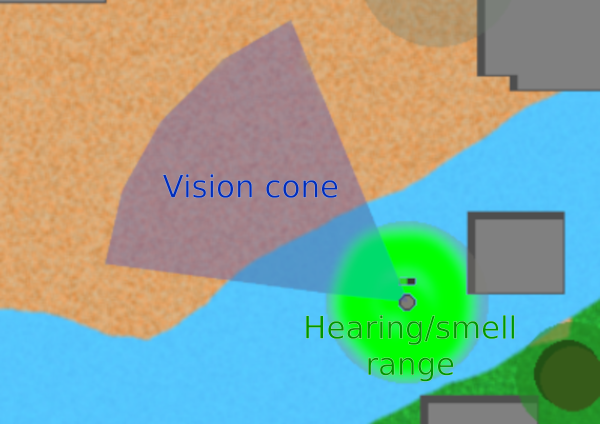
#> input picture images/Agent_senses.png, 1200 x 848 px (shown at 1/2 size)
$ python -i synth.py   (imports and definitions only)
#> lines starting #> are read from the running program, lines starting #| are printed output that depends on the picture; after the words box and inside, x2 and y2 are one past the last pixel; in counts of white or black regions, pixels touching at a corner belong together
#> further down, picture is the input picture: shape (848, 1200, 3); mean B, G, R 148.8, 166.8, 138.4
"""Synthetic generator v2: scale-preserving 64x64 windows built from sprites (see elias/SPEC.md).

What it does
------------
Every sample is composed at NATIVE source resolution (3840x2160 pixel grid) and only then
reduced to the 64x64 window with cv2.INTER_AREA, in the same two stages the evaluator plus a
window cutter would apply: first by the level factor f (4, 2, 1 for level 0, 1, 2), which is what
the evaluator does when it renders a 960x540 view, then by s / f down to the window scale s.
Nothing is added after the reduction (an optional +-1 grey level noise exists, default off).

Per positive sample:
  1. class (balanced over the classes that have a sprite in the allowed sprite scenes), sprite,
     level L, rotation, scale jitter 0.92..1.08;
  2. label box = tight bbox of the rotated alpha mask plus the per-class median margin between
     tight mask bbox and organiser box (measured from box_in_sprite). The four side margins are
     carried along with the rotation (cos^2 blend), so a lopsided footprint stays lopsided on
     the correct side after a 90 or 180 degree turn;
  3. window scale s from the SPEC rule applied to that label box;
  4. background patch of 64 s native pixels from an allowed background scene, overlapping no
     labelled box (helsinki), or at least 96 px from every labelled box and inside the row band
     covered by labels in that frame (validation, whose labels are incomplete). Where in the
     frame: see "Ground" below;
  5. sprite photometric jitter (LUT: brightness +-8 %, contrast +-8 %, gamma 0.9..1.1),
     cv2.warpAffine (colour interpolation drawn per sprite from --warp-interp, default lanczos4
     or nearest; the mask is warped linearly, cut at 0.5 and feathered by a 3x3 Gaussian),
     optional Gaussian blur (--sprite-blur-max, default off), alpha compositing so that the
     LABEL BOX centre lands on the window centre plus the recorded offset `off`;
  6. with p=0.3 one distractor sprite of another class, partly inside the window, never
     overlapping the main object and never close enough to the centre to count as a positive;
  7. milder global photometric LUT on the whole patch (+-4 %, +-4 %, gamma 0.95..1.05);
  8. INTER_AREA by f; with p=0.15 a zero-filled border strip (up to 20 window px) on one side,
     written in delivered pixels as a detector sees at a view edge; INTER_AREA by s / f.

Defaults that go beyond the letter of that recipe, each because of what was measured:
  * Sharpness. At window scale 1 a bilinear warp plus blur 0..0.6 keeps only 0.55 to 0.71 of the
    Laplacian energy of real objects (jammer, tank, ta-ta; mean abs Laplacian in the central
    12x12 px). lanczos4 without blur keeps 0.84 to 0.94, nearest 0.95 to 1.15. The default draws
    one of the two per sprite, which brackets the real sharpness for any heading (measured mix:
    0.91 to 1.06), and --lossless-prob 0.25 pastes a quarter of the sprites with quarter turns
    only (no resampling at all, scale 1). --warp-interp linear --sprite-blur-max 0.6
    --lossless-prob 0 gives the literal recipe back.
  * Ground (--bg-open-prob 0.7, --bg-near-frac 0.5). Labelled objects stand on open ground,
    while a uniformly drawn patch is mostly forest or water, and brightness alone also picks
    roofs. Every background frame is therefore described by six layers at 8 px cells (grey,
    blue-dominance, water, straight-edge structure, edge density, red-dominance; see
    ground_layers) and the rings of 56 px around the labelled boxes of the background scenes
    give the limits: at least as bright as the 10th percentile of the rings, no more blue, red,
    structured or edgy than their 90th percentile, no water. 70 % of all windows need such open ground under their central
    half; half of those are drawn 100 to 500 source px from a labelled box ("near", the very
    ground real objects stand on), the other half anywhere in the frame ("open"). The remaining
    30 % go anywhere, except that a window which gets a sprite pasted never lies on water or on
    ground more blue or red than the rings allow (slate roofs, deep shade, tiled roofs); pure
    background windows may. --bg-open-prob 0 switches the open-ground share off. Known limit:
    large pale flat roofs of the urban validation frames look like paved yards to these layers,
    so some objects still stand on them.

Half of the positives are centred (true offset within +-0.5 window px, the rounding of a window
cut in delivered pixels), half are jittered by up to +-6 window px, as real_crops.py does.

Negatives (label 16) are half pure background and half hard negatives in which an object sits
off-centre by more than max(0.75 x its longer side, 10 window px). They use the same
(level, scale) mix as the positives because each negative first draws a virtual object exactly
like a positive would; box_w, box_h and size_px of a negative are those of that object.

Which bank entries are pasted (read_bank_entries; everything dropped is listed in the manifest)
-----------------------------------------------------------------------------------------------
  * Vetoes: --exclude-sprite-ids, --exclude-tracks, the `excluded_tracks` block of every bank
    (the default banks are read for it even when they are not used for sprites) and
    KNOWN_BAD_TRACKS. The track of an entry is its `track` field or the provenance track of the
    labelled box it was cut from. This removes Oscar's `lib:mine_roller` (validation track
    mine-roller-a-005-009, which looks like a tank).
  * Duplicates: one entry per (class, scene, frame, zoom, labelled box); the first bank wins.
  * Resolution: per (class, scene) only the highest zoom is kept. In Oscar's bank only zoom 2
    sprites hold native pixels and masks made at native resolution. Zoom 0 and 1 masks are 4 or
    2 px coarse: the small_launcher mask missed the top of the object and the tank masks ended
    before the gun barrel. They are used only for a class with nothing better in that scene
    (large_tower when Oscar's bank is used alone): then the colour is re-cut from the source
    frame under the bank alpha (--no-recut-native keeps the upsampled pixels and limits such a
    sprite to levels L <= zoom), and masks below --min-recut-mask-px are dropped.

Rim rule, the same for every sprite (hard_mask_and_colour)
----------------------------------------------------------
Colour is trusted and the hard mask is set only where the bank alpha is at least 0.8. The rim
below that holds the bank's un-mixed colours (Oscar's mattes: cyan, pink or black outlines when
shown opaque) or old ground; it is left out of the mask and repainted from the nearest mask
pixel, and the 3x3 feather after the warp provides the soft edge. Parts too thin to have any
solid pixel (gun barrel, rotor blade) stay in the mask with their colour clipped to the range
of the solid colours. Sprites with a binary mask (elias/sprites) first get a coverage estimate
for their outermost pixels, otherwise old bright ground shows as a halo on dark ground.
Identity test (each zoom 2 helsinki sprite pasted back on its own place): mean error in the
band around the silhouette 10.2 grey levels with the old rule (mask and colour at alpha 0.5),
3.8 with this one.

Usage (run from drone-flyby/)
-----------------------------
  python elias/data/synth.py --sprite-scenes helsinki --background-scenes helsinki \
      --n 4000 --rot-max 180 --seed 0 --out elias/out/synth_demo_helsinki.npz --compare

Writes OUT.npz (SPEC container), OUT.json (manifest: counts per class x level, parameters,
measured throughput) and OUT.png (contact sheet, one row per class, x3 nearest). With --compare
it also writes OUT_vs_real_s{1,2,4}.png: real windows (from --compare-real NPZ, default
elias/out/real_<scene>.npz, else cut here from the first sprite scene) next to synthetic ones.

As an on-the-fly dataset (duck-typed for torch.utils.data.DataLoader, picklable, lazy):

  from elias.data.synth import SynthWindows
  ds = SynthWindows(n=200000, sprite_scenes=['helsinki'], background_scenes=['helsinki'], seed=1)
  ds.set_epoch(3)            # new random samples, still reproducible per (seed, epoch, index)
  sample = ds[0]             # dict: x uint8 (64,64,3) BGR, label, level, scale, size_px,
                             #       box_w, box_h, off (2,), scene, frame, track, source

Decoded frames are cached as .npy under elias/out/frame_cache (memory mapped, shared between
worker processes; about 25 MB per frame). Use --no-frame-cache to keep them in RAM instead.
"""

from __future__ import annotations

import argparse
import json
import math
import os
import sys
import time
from pathlib import Path

import cv2
import numpy as np

HERE = Path(__file__).resolve()
ELIAS_DIR = HERE.parents[1]
TASK_DIR = HERE.parents[2]
if str(TASK_DIR) not in sys.path:
    sys.path.insert(0, str(TASK_DIR))

from dtos import OBJECT_CLASSES  # noqa: E402  (class order used by the scorer)

# [1 line that did not run here, left out]
# [1 line that did not run here, left out]
WINDOW = 64
MAX_OBJECT_WINDOW_PX = 48
FRAME_W, FRAME_H = 3840, 2160
LEVEL_FACTOR = {0: 4, 1: 2, 2: 1}

# bank "source" value -> scene folder under src/
SCENE_OF_SOURCE = {"reference": "helsinki", "helsinki": "helsinki", "validation": "validation"}
# distance kept from every labelled box when choosing background, in source px
KEEPOUT_PX = {"helsinki": 0, "validation": 96}
# on these scenes labels are incomplete, so background rows are limited to the labelled band
BAND_LIMITED = {"validation"}

DEFAULT_BANKS = [
    TASK_DIR / "oscar-sprite-synthetic" / "sprite-bank" / "bank.json",
    ELIAS_DIR / "sprites" / "bank.json",
]
DEFAULT_FRAME_CACHE = ELIAS_DIR / "out" / "frame_cache"

GREY_WEIGHTS = np.array([0.114, 0.587, 0.299], dtype=np.float32)   # BGR -> grey

SPRITE_PAD = 3            # transparent border kept around every cached sprite
# One rule for every sprite (bank matte, binary alpha or re-cut): colour is trusted and the hard
# mask is set only where the bank alpha reaches this level. The rim below it holds either old
# background or the bank's extrapolated ("decontaminated") colour, which shows as a coloured
# outline when pasted opaque; it is repainted from the nearest solid pixel and left to the feather.
SOLID_ALPHA = 0.8

INTERPOLATIONS = {"nearest": cv2.INTER_NEAREST, "linear": cv2.INTER_LINEAR,
                  "cubic": cv2.INTER_CUBIC, "lanczos4": cv2.INTER_LANCZOS4}

# ground layers: one cell is GROUND_CELL source px; layer order inside the cached uint8 array
GROUND_CELL = 8
GROUND_LAYERS = ("grey", "blue", "water", "structure", "edges", "red")
GROUND_VERSION = 2        # part of the cache file name: bump when ground_layers() changes
WATER_SHARE_MAX = 0.02    # no sprite is ever pasted on a patch whose centre holds more water
NEAR_RING_PX = (100, 500)  # "near" backgrounds: patch centre this far from a labelled box

# Pseudo-label tracks of `validation` known to carry the wrong class. The banks' own
# `excluded_tracks` blocks are read as well; this copy keeps the veto alive when a bank is absent.
KNOWN_BAD_TRACKS = {
    "mine-roller-a-005-009": "boxy hull with a gun barrel: looks like the tank, not the "
                             "organiser's mine roller (flagged by Oscar and in elias/sprites)",
}


# --------------------------------------------------------------------------------------
# small helpers
# --------------------------------------------------------------------------------------

# [65 lines left out: functions pick_scale, _env_range, make_lut, reduce_like_evaluator, fill_from_nearest_solid, not called in this run]


def ground_layers(image):
    """Six uint8 layers [6, H/8, W/8] that describe the ground of one 4K frame (0..255 each).

    grey       mean grey level;
    blue       share of blue-dominant pixels (water, slate roofs, deep shadow);
    water      blue-dominant AND smooth AND at least 60 px across, grown by 20 px;
    structure  within 32 px of a straight edge of 64 px or more (roofs, roads, jetties, hedges);
    edges      Canny edge density in a 60 px neighbourhood (buildings, boats, tree crowns);
    red        share of strongly red-dominant pixels (tiled roofs; also the helsinki clay court).
    All of it is computed on the frame reduced by 4 and then averaged down to 8 px cells.
    """
    quarter = cv2.resize(np.asarray(image), (FRAME_W // 4, FRAME_H // 4),
                         interpolation=cv2.INTER_AREA)
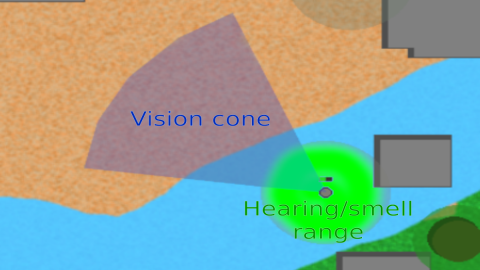
#> quarter: shape (540, 960, 3) (shown at 1/2 size); mean B, G, R 148.8, 166.8, 138.4
    blue_c, green_c, red_c = [quarter[:, :, i].astype(np.float32) for i in range(3)]
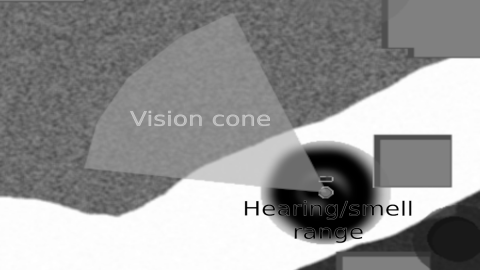
#> blue_c: shape (540, 960) float32 (shown at 1/2 size); min 0, max 255, mean 148.8
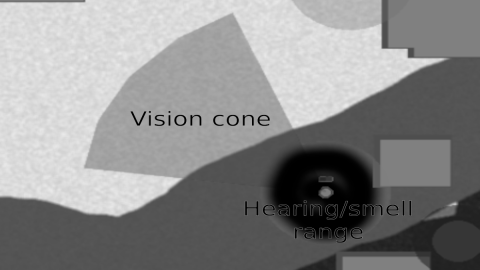
#> red_c: shape (540, 960) float32 (shown at 1/2 size); min 0, max 235, mean 138.4
    grey = 0.114 * blue_c + 0.587 * green_c + 0.299 * red_c
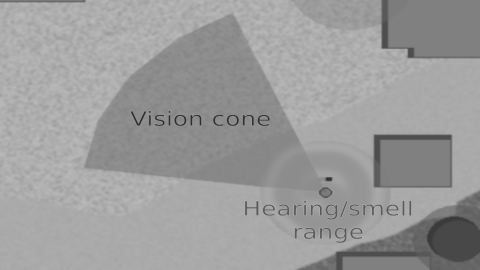
#> grey: shape (540, 960) float32 (shown at 1/2 size); min 42.57, max 190.8, mean 156.3
    blue = (blue_c >= red_c + 8) & (blue_c >= green_c - 10)
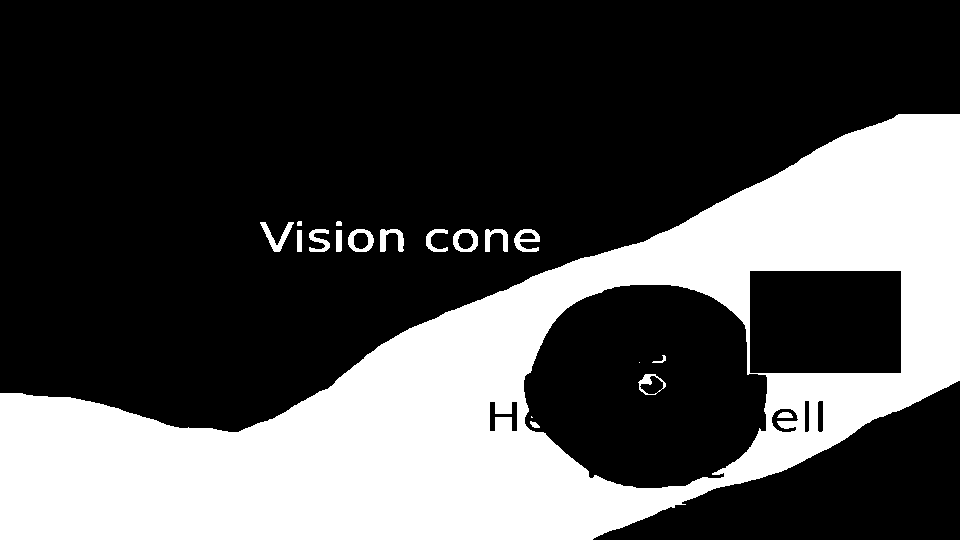
#> blue: shape (540, 960) bool; 30.4% white; 19 white regions (2 under 20 px), largest, box (x1, y1, x2, y2) and area: (0, 114, 960, 540) 154704, (260, 222, 294, 252) 335, (514, 229, 540, 252) 315
    mean = cv2.blur(grey, (9, 9))
    deviation = np.sqrt(np.maximum(cv2.blur(grey * grey, (9, 9)) - mean * mean, 0.0))
    water = (blue & (deviation < 5.0)).astype(np.uint8)
#> water: shape (540, 960); values 0 (black) and 1 (white), 27.8% white; 6 white regions (2 under 20 px), largest, box (x1, y1, x2, y2) and area: (0, 360, 717, 540) 83621, (591, 121, 960, 480) 49047, (371, 258, 601, 371) 11214, (765, 380, 780, 413) 368
    water = cv2.morphologyEx(water, cv2.MORPH_OPEN, np.ones((15, 15), np.uint8))
#> water: shape (540, 960); values 0 (black) and 1 (white), 27.4% white; 4 white regions, box (x1, y1, x2, y2) and area: (0, 362, 666, 540) 82708, (598, 121, 960, 435) 46203, (389, 263, 594, 369) 10968, (732, 435, 815, 477) 2237
    water = cv2.dilate(water, np.ones((11, 11), np.uint8))
#> water: shape (540, 960); values 0 (black) and 1 (white), 30.7% white; 2 white regions, box (x1, y1, x2, y2) and area: (0, 116, 960, 540) 155527, (727, 430, 820, 482) 3587
    edges = cv2.Canny(cv2.GaussianBlur(quarter, (0, 0), 1.0), 60, 140)
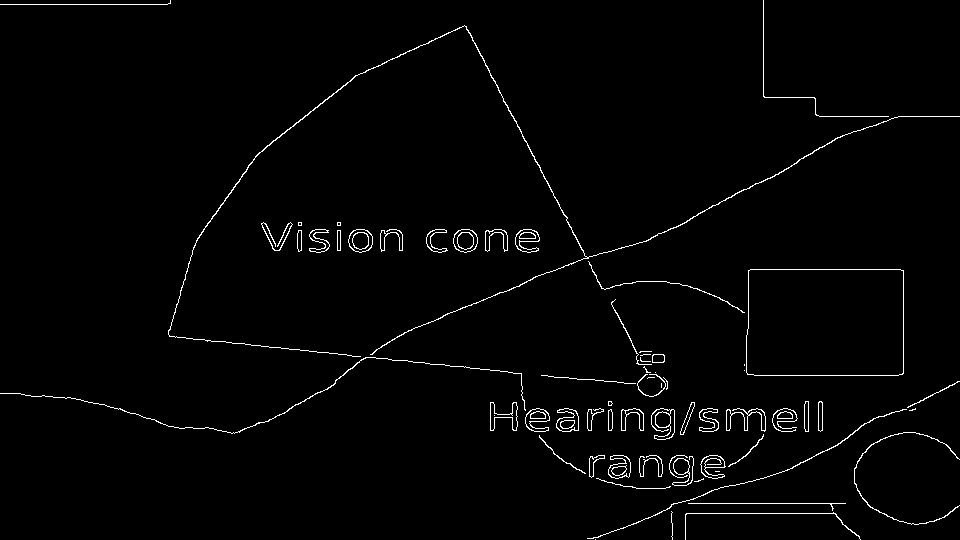
#> edges: shape (540, 960); 1.7% white in thin lines or dots
    lines = cv2.HoughLinesP(edges, 1, np.pi / 180, threshold=18, minLineLength=16, maxLineGap=2)
#> lines = 66 rows, first 6: [483, 369, 507, 371], [566, 219, 596, 276], [0, 4, 167, 4], [898, 116, 959, 116], [781, 472, 844, 440], [754, 375, 898, 375]
    structure = np.zeros(edges.shape, np.uint8)
    if lines is not None:
        for x1, y1, x2, y2 in lines.reshape(-1, 4):
            cv2.line(structure, (int(x1), int(y1)), (int(x2), int(y2)), 1, 1)
#> this loop made 66 passes
#> structure: shape (540, 960); values 0 (black) and 1 (white), 0.6% white in thin lines or dots
    structure = cv2.dilate(structure, cv2.getStructuringElement(cv2.MORPH_ELLIPSE, (17, 17)))
#> structure: shape (540, 960); values 0 (black) and 1 (white), 11.1% white; 17 white regions, largest, box (x1, y1, x2, y2) and area: (160, 17, 646, 389) 19140, (608, 432, 868, 540) 9293, (710, 261, 912, 384) 9127
    density = cv2.blur((edges > 0).astype(np.float32), (15, 15))
    red = (red_c >= green_c + 70) & (red_c >= blue_c + 70)
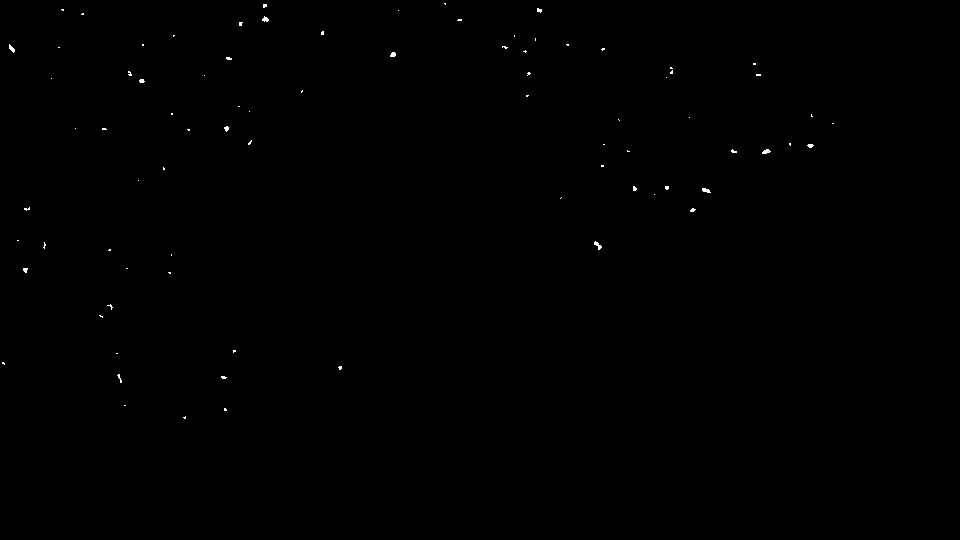
#> red: shape (540, 960) bool; 0.14% white in thin lines or dots, all inside (x1, y1, x2, y2) = (2, 3, 834, 419)
    stack = [grey, blue.astype(np.float32) * 255.0, water.astype(np.float32) * 255.0,
             structure.astype(np.float32) * 255.0, density * 255.0,
             red.astype(np.float32) * 255.0]
    cells = (FRAME_W // GROUND_CELL, FRAME_H // GROUND_CELL)
    return np.stack([np.clip(cv2.resize(layer, cells, interpolation=cv2.INTER_AREA) + 0.5, 0, 255)
                     .astype(np.uint8) for layer in stack])


# --------------------------------------------------------------------------------------
# frames and labels
# --------------------------------------------------------------------------------------

class FrameStore:
    """Frames and labelled boxes of the scenes, with decoded frames cached (npy memmap or RAM)."""

    # [144 lines left out: functions __init__, ground_of, measure_ground, measure_open_threshold, _passes, centre_means, not called in this run]

    @staticmethod
    def image_path(scene, frame):
        return TASK_DIR / "src" / scene / "images" / f"frame_{frame:06d}.png"

    # [6 lines left out: function annotation_file, not called in this run]

    @classmethod
    def annotations(cls, scene, frame):
        return cls.annotation_file(scene, frame)["annotations"]

    # [123 lines left out: functions list_frames, frame, _decode, _propose, sample_patch, not called in this run]


# --------------------------------------------------------------------------------------
# sprites
# --------------------------------------------------------------------------------------

class Sprite:
    """One cached sprite: padded colour (rim filled), hard 0/1 alpha, hull and box margins."""

    __slots__ = ("class_index", "class_name", "sprite_id", "scene", "frame", "zoom", "native",
                 "bgr", "alpha", "centre", "hull", "margins", "pivot", "box_wh", "mask_px",
                 "small_mask")


# [253 lines left out: functions locate_instances, read_bank_entries, coverage_of_binary_mask, hard_mask_and_colour, recut_from_frame, not called in this run]


recut_from_frame.cache = {}


# [60 lines left out: function load_sprites, not called in this run]


class RenderedSprite:
    """A sprite after photometric jitter and warp, positioned relative to its reference point."""

    __slots__ = ("colour", "alpha", "anchor", "tight", "label")
    # anchor: position of the reference point inside the canvas, before the sub-pixel shift
    # tight, label: [x1, y1, x2, y2] edge coordinates relative to the reference point


# --------------------------------------------------------------------------------------
# the dataset
# --------------------------------------------------------------------------------------

class SynthWindows:
    """Map-style dataset of synthetic windows. Sample i depends only on (seed, epoch, i)."""

    # [77 lines left out: functions __init__, __getstate__, _setup, not called in this run]

    def set_epoch(self, epoch):
        self.epoch = int(epoch)

    def __len__(self):
        return len(self.plan)

    # ---------------------------------------------------------------------------------
    def _rot_max(self, class_index):
        return float(self.params["rot_max_per_class"].get(CLASSES[class_index],
                                                          self.params["rot_max"]))

    # [262 lines left out: functions _render, _paste, _choose_sprite, _choose_level, __getitem__, _hard_negative_offset and 1 more, not called in this run]


# --------------------------------------------------------------------------------------
# dumping, manifest, sheets
# --------------------------------------------------------------------------------------

FIELDS = ("x", "label", "level", "scale", "size_px", "box_w", "box_h", "off", "scene", "frame",
          "track", "source")
DTYPES = {"x": np.uint8, "label": np.int16, "level": np.int8, "scale": np.int8,
          "size_px": np.float32, "box_w": np.float32, "box_h": np.float32, "off": np.float32,
          "scene": "<U16", "frame": np.int32, "track": "<U48", "source": "<U10"}

_WORKER_DATASET = None


# [4 lines left out: function _worker_init, not called in this run]


def _worker_chunk(indices):
    return [_WORKER_DATASET[i] for i in indices]


# [363 lines left out: functions generate, build_manifest, contact_sheet, cut_real_windows, comparison_sheets, parse_rot_json and 1 more, not called in this run]


# [2 lines not run here, left out]

>>> import cv2
>>> picture = cv2.imread('../../../images/Agent_senses.png')
>>> result = ground_layers(picture)
